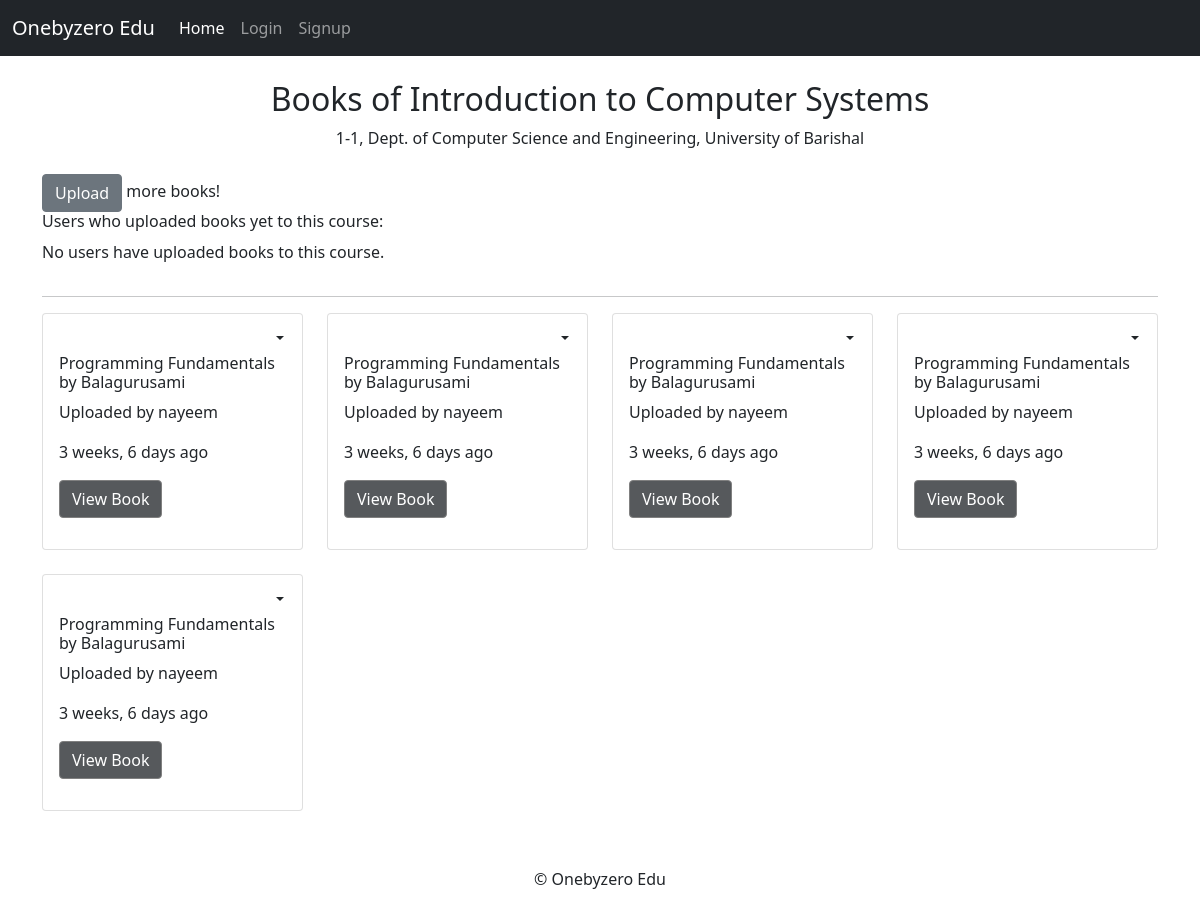
Screenshot of /study/view_books/1/ with the database file from the repository.
### study/models.py (models this page shows, shortened)
class Course(models.Model):
    title = models.CharField(max_length=100)
    code = models.CharField(max_length=10)
    credit = models.DecimalField(max_digits=4, decimal_places=2)
    department = models.ForeignKey(Department, on_delete=models.CASCADE)
    university = models.ForeignKey(University, on_delete=models.CASCADE, default=1)
    year = models.PositiveIntegerField()
    semester = models.PositiveIntegerField()
    syllabus = models.TextField(blank=True, null=True)

class Department(models.Model):
    name = models.CharField(max_length=100)
    university = models.ForeignKey(University, on_delete=models.CASCADE)
    ambassadors = models.ManyToManyField(User, blank=True)

class University(models.Model):
    name = models.CharField(max_length=100)

class BookModel(models.Model):
    university = models.ForeignKey(University, on_delete=models.CASCADE)
    department = models.ForeignKey(Department, on_delete=models.CASCADE)
    year = models.PositiveIntegerField(choices=YEAR_CHOICES)
    semester = models.PositiveIntegerField(choices=SEMESTER_CHOICES)
    course = models.ForeignKey(Course, on_delete=models.CASCADE)
    book_title = models.CharField(max_length=200)
    book_author = models.CharField(max_length=100)
    book_file = models.FileField(upload_to='study/books/',
        validators=[FileExtensionValidator(allowed_extensions=['pdf'])])
    upload_time = models.DateTimeField(auto_now_add=True)
    uploaded_by = models.ForeignKey(User, on_delete=models.CASCADE)
    feedback = models.TextField(blank=True, null=True)

### study/views.py (the view)
# urls.py: path('view_books/<int:course_id>/', views.view_books, name='view_books'),
def view_books(request, course_id):
    course = get_object_or_404(Course, pk=course_id)
    books = BookModel.objects.filter(course=course).order_by('-upload_time')
    all_uploaders = BookModel.objects.filter(course=course_id).values_list('uploaded_by__username', flat=True).distinct()
    users_with_book_count = (
        BookModel.objects
        .filter(course=course)
        .values('uploaded_by__username')
        .annotate(book_count=Count('uploaded_by__username'))
    )
    context = {
        'books': books,
        'course': course,
        'all_uploaders': all_uploaders,
        'users_with_note_count': users_with_book_count
    }
    return render(request, 'resources/books/view_books.html', context)

### study/templatetags/time_filters.py (called while the page is built)
@register.filter(name='time_ago')
def time_ago(value):
    if isinstance(value, datetime.datetime):
        return timesince(value, now())
    return value  # Return the original value if it's not a datetime object

### study/templates/resources/books/view_books.html (shortened to what this page needs)
{% extends "base.html" %}
{% load time_filters %}
{% load static %}
{% block content %}
    <div class="container mt-4">
        <div class="text-center">
            <h2>Books of {{ course.title }}</h2>
            <p>{{ course.semester }}-{{ course.year }},
                Dept. of {{ course.department.name }},
                {{ course.university.name }}</p>
        </div>
        <div class="row justify-content-between align-items-center mt-4">
            <div>
                <a href="{% url 'add_book' %}" class="btn btn-secondary mr-2">Upload</a>
                <span>more books!</span>
            </div>
            <div>
                <h6>Users who uploaded books yet to this course:</h6>
                <ul class="list-unstyled">
                    {% for user_info in users_with_book_count %}
                        <li>{{ user_info.uploaded_by__username }} ({{ user_info.book_count }} notes)</li>
                    {% empty %}
                        <li>No users have uploaded books to this course.</li>
                    {% endfor %}
                </ul>
            </div>
        </div>
        <hr>
        <div class="row">
            {% for i in books %}
                <div class="col-md-3 mb-4">
                    <div class="card">
                        <div class="card-body" style="height: 235px; overflow: hidden;">
                            <div  class="dropdown dropleft" style="position: absolute; top: 5px; right: 5px;">
                                <button class="btn dropdown-toggle" type="button" id="dropdownMenuButton" data-bs-toggle="dropdown" aria-haspopup="true" aria-expanded="false">
                                </button>
                            </div>
<button class="btn btn-link" id="loveBtn{{ i.id }}" onclick="handleLoveClick({{ i.id }})">
</button>
                            <h6 class="card-title">{{ i.book_title }} by {{ i.book_author }}</h6>
                            <p class="card-text">Uploaded by {{ i.uploaded_by.username }}</p>
                            <p>{{ i.upload_time|time_ago }} ago</p>
                            <a href="{{ i.book_file.url }}" target="_blank" class="btn btn-primary  view-btn" data-toggle="modal" data-target="#imageModal{{ i.id }}">
                                 View Book
                            </a>
                        </div>
                    </div>
                </div>
            {% empty %}
                <p class="col-12 text-center">No books available.</p>
            {% endfor %}
        </div>
    </div>
    <br><br><br>
{% endblock %}

### templates/base.html (style rules this page uses)
.view-btn { background-color: #56595C; border-color: gray; }

### rows the page displays
Course: title "Introduction to Computer Systems", semester "1", year "1", department.name "Computer Science and Engineering", university.name "University of Barishal"
BookModel: book_title "Programming Fundamentals", book_author "Balagurusami", uploaded_by.username "nayeem", upload_time "3 weeks, 6 days"
BookModel: book_title "Programming Fundamentals", book_author "Balagurusami", uploaded_by.username "nayeem", upload_time "3 weeks, 6 days"
BookModel: book_title "Programming Fundamentals", book_author "Balagurusami", uploaded_by.username "nayeem", upload_time "3 weeks, 6 days"
BookModel: book_title "Programming Fundamentals", book_author "Balagurusami", uploaded_by.username "nayeem", upload_time "3 weeks, 6 days"
BookModel: book_title "Programming Fundamentals", book_author "Balagurusami", uploaded_by.username "nayeem", upload_time "3 weeks, 6 days"
